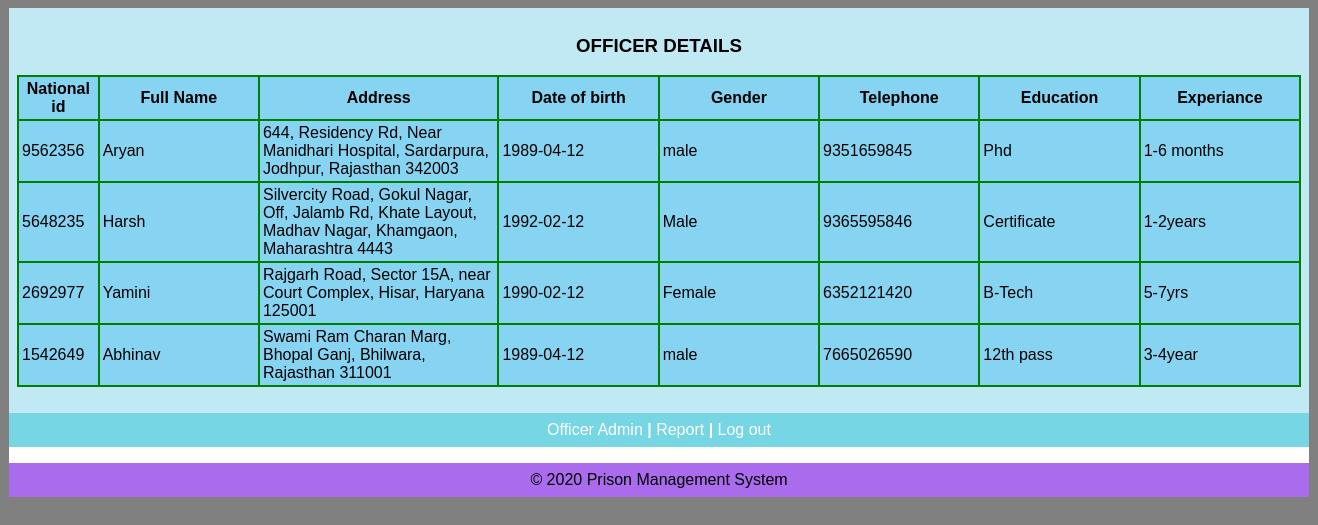
Screenshot of /admin/viewoff.php with the database file from the repository.
### tables this page shows
CREATE TABLE IF NOT EXISTS `officerdetails` (
  `id` int(12) NOT NULL,
  `fullname` varchar(25) NOT NULL,
  `address` varchar(100) NOT NULL,
  `dateofbirth` varchar(25) NOT NULL,
  `gender` varchar(25) NOT NULL,
  `telephone` bigint(25) NOT NULL,
  `education` varchar(25) NOT NULL,
  `experience` varchar(25) NOT NULL
);

### admin/viewoff.php (the view, shortened to what this page needs)
<html>
<head>
   <link rel="stylesheet" media="screen" href="login.css" >
</head>
<body>
	<table align='center' border='0' bgcolor='aa6bec' width='1300' cellpadding='8' cellspacing='0' height='200'>
          <tr>
            <td bgcolor='c1e9f4' valign='center'>
<?php
$tbl_name="officerdetails";
$sel= mysql_query("select * from $tbl_name ORDER BY id DESC LIMIT 0,7");
echo"<table align='center' width='100%' bgcolor='GREEN' border='0' bgcolor='green' cellpadding='3' cellspacing='2' bgcolor='silver'>
<caption><h3>OFFICER DETAILS</h3></caption>
<tr bgcolor='86d4f2'>
<th width='3%'>National id</th>
<th width='10%'>Full Name</th>
<th width='15%'>Address</th>
<th width='10%'>Date of birth</th>
<th width='10%'>Gender</th>
<th width='10%'>Telephone</th>
<th width='10%'>Education</th>
<th width='10%'>Experiance</th>
</tr>";
   while($row=mysql_fetch_array ($sel))
{
echo "<tr bgcolor='86d4f2'>";
echo  "<td width='3%'>".$row ['id']."</td>";
echo  "<td width='7%'>".$row ['fullname']."</td>";
echo  "<td width='10%'>".$row ['address']."</td>";
echo  "<td width='10%'>".$row ['dateofbirth']. "</td>";
echo  "<td width='10%'>".$row ['gender']. "</td>";
echo  "<td width='3%'>" .$row ['telephone']."</td>";
echo  "<td width='10%'>".$row ['education']."</td>";
echo  "<td width='10%'>".$row ['experience']."</td>";
echo "</tr>";
}
echo"</table>";
?>
<br/>
			</td>
          </tr>
          <tr>
			<td align="center" bgcolor='76d6e3'><a href="adminpanel.php" target="_parent">Officer Admin <b>|</b></a>
      <a href="../admin/officereport.php" target="_parent">Report <b>|</b></a>
			<a href="index.php" target="_parent">Log out</a></td>
          </tr>
          <tr>
            <td align='center' bgcolor='white' height='1'>
					<?php
           include("footer.php");
                ?>
            </td>
          </tr>
	</table>
</body>
</head>
</html>

### admin/Footer.php
<tr>
<td bgcolor="aa6bec" colspan="3" align="center">
&copy; 2020 Prison Management System</td>
</tr>

### admin/login.css (style rules this page uses)
body { font: 14px/21px "Lucida Sans", "Lucida Grande", "Lucida Sans Unicode", sans-serif;background:gray; }
a { color:#fff; text-decoration:none; }

### rows the page displays
officerdetails: id "9562356", fullname "Aryan", address "644, Residency Rd, Near Manidhari Hospital, Sardarpura, Jodhpur, Rajasthan 342003", dateofbirth "1989-04-12", gender "male", telephone "9351659845", education "Phd", experience "1-6 months"
officerdetails: id "5648235", fullname "Harsh", address "Silvercity Road, Gokul Nagar, Off, Jalamb Rd, Khate Layout, Madhav Nagar, Khamgaon, Maharashtra 4443", dateofbirth "1992-02-12", gender "Male", telephone "9365595846", education "Certificate", experience "1-2years"
officerdetails: id "2692977", fullname "Yamini", address "Rajgarh Road, Sector 15A, near Court Complex, Hisar, Haryana 125001", dateofbirth "1990-02-12", gender "Female", telephone "6352121420", education "B-Tech", experience "5-7yrs"
officerdetails: id "1542649", fullname "Abhinav", address "Swami Ram Charan Marg, Bhopal Ganj, Bhilwara, Rajasthan 311001", dateofbirth "1989-04-12", gender "male", telephone "7665026590", education "12th pass", experience "3-4year"
